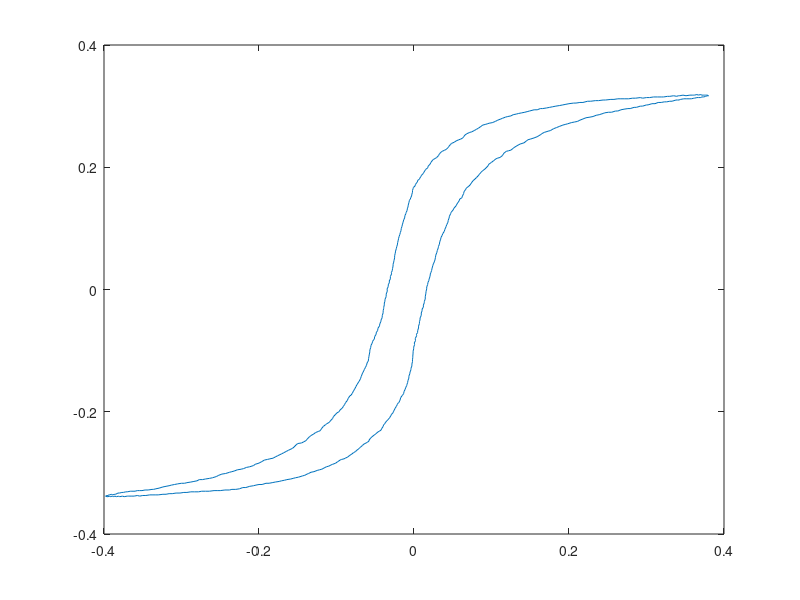

The MATLAB script that drew this image:
D=importdata('HysteresisIron-orig.csv');
vx=D.data(:,2); vy=D.data(:,3);
plot(vx,vy)
A = 0;
x=0;
y1=0;
y2=0;
for i = 2:size(vx);
    x = vx(i)-vx(i-1);
    y1 = vy(i);
    y2 = vy(i-1);
    A = A + ((y1+y2)/2)*x
end
A = -A;